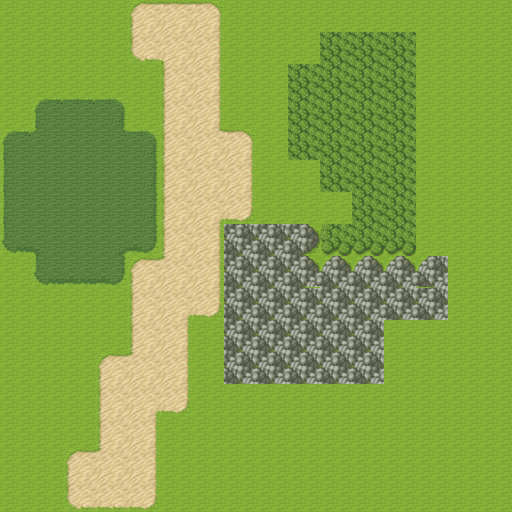

A level layout from a 2D game, rendered from its tile map. Below: a short description, then the map file with its tile-grid data intact:
An orthogonal 16x16 tile map with 32x32 px tiles, 1 tile layer (Testing), 2 tilesets.

<map version="1.4" tiledversion="1.4.1" orientation="orthogonal" renderorder="right-up" width="16" height="16" tilewidth="32" tileheight="32" infinite="0" nextlayerid="2" nextobjectid="1">
 <tileset firstgid="1" source="../Tilesets/GroundTileSet.tsx" />
 <tileset firstgid="193" source="../Tilesets/TerrainOvelayTileSet.tsx" />
 <layer id="1" name="Testing" width="16" height="16">
  <data encoding="csv">
88,88,88,88,14,15,16,88,88,88,88,88,88,88,88,88,
88,88,88,88,46,62,32,88,88,88,311,311,311,88,88,88,
88,88,88,88,88,30,32,88,88,311,311,311,311,88,88,88,
88,6,7,8,88,30,32,88,88,311,311,311,311,88,88,88,
6,70,23,69,8,30,77,16,88,311,311,311,311,88,88,88,
22,23,23,23,24,30,31,32,88,88,311,311,311,88,88,88,
22,23,23,23,24,30,61,48,88,88,88,311,311,88,88,88,
38,54,23,53,40,30,32,223,223,224,326,327,327,88,88,88,
88,38,39,40,14,78,32,223,223,269,207,207,207,270,88,88,
88,88,88,88,30,61,48,223,223,223,223,223,223,223,88,88,
88,88,88,88,30,32,88,223,223,223,223,223,88,88,88,88,
88,88,88,14,78,32,88,223,223,223,223,223,88,88,88,88,
88,88,88,30,61,48,88,88,88,88,88,88,88,88,88,88,
88,88,88,30,32,88,88,88,88,88,88,88,88,88,88,88,
88,88,14,78,32,88,88,88,88,88,88,88,88,88,88,88,
88,88,46,47,48,88,88,88,88,88,88,88,88,88,88,88
</data>
 </layer>
</map>
